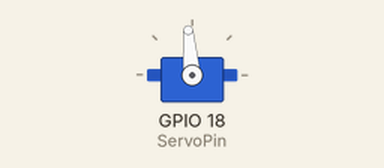
Simulated run of this program. Board: Raspberry Pi (BCM pin numbers). Shown: servo. Servo angles are drawn from the pulse width (0.5 ms = 0°, 2.5 ms = 180°).

Above: at 0.05 s.
At 0.55 s:
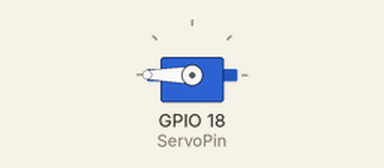
At 1.1 s:
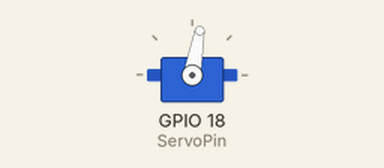
At 2.1 s:
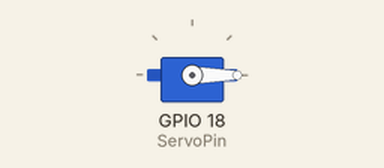
Timing chart, 0 to 4.9 s (numbered marks = the images above):
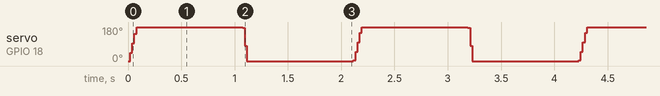

The program:

1.3.2_Servo.py
```python
#!/usr/bin/env python3

import RPi.GPIO as GPIO
import time

SERVO_MIN_PULSE = 500
SERVO_MAX_PULSE = 2500

ServoPin = 18

def map(value, inMin, inMax, outMin, outMax):
    return (outMax - outMin) * (value - inMin) / (inMax - inMin) + outMin

def setup():
    global p
    GPIO.setmode(GPIO.BCM)       # Numbers GPIOs by BCM
    GPIO.setup(ServoPin, GPIO.OUT)   # Set ServoPin's mode is output
    GPIO.output(ServoPin, GPIO.LOW)  # Set ServoPin to low
    p = GPIO.PWM(ServoPin, 50)     # set Frequecy to 50Hz
    p.start(0)                     # Duty Cycle = 0

def setAngle(angle):      # make the servo rotate to specific angle (0-180 degrees)
    angle = max(0, min(180, angle))
    pulse_width = map(angle, 0, 180, SERVO_MIN_PULSE, SERVO_MAX_PULSE)
    pwm = map(pulse_width, 0, 20000, 0, 100)
    p.ChangeDutyCycle(pwm)#map the angle to duty cycle and output it

def loop():
    while True:
        for i in range(0, 181, 5):   #make servo rotate from 0 to 180 deg
            setAngle(i)     # Write to servo
            time.sleep(0.002)
        time.sleep(1)
        for i in range(180, -1, -5): #make servo rotate from 180 to 0 deg
            setAngle(i)
            time.sleep(0.001)
        time.sleep(1)

def destroy():
    p.stop()
    GPIO.cleanup()

if __name__ == '__main__':     #Program start from here
    setup()
    try:
        loop()
    except KeyboardInterrupt:  # When 'Ctrl+C' is pressed, the program destroy() will be executed.
        destroy()
```
